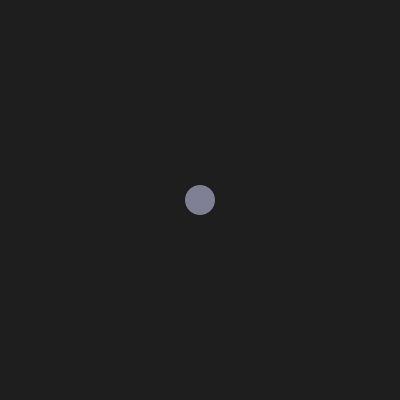
Frame 1 (no input)
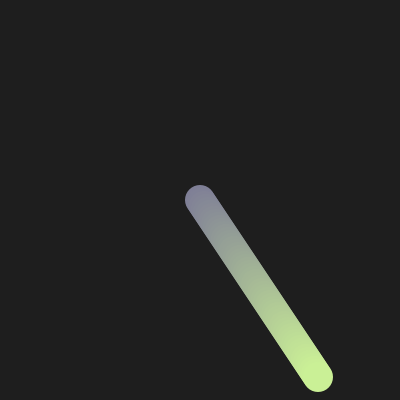
Frame 60 (the mouse pressed at the canvas centre just before this capture)
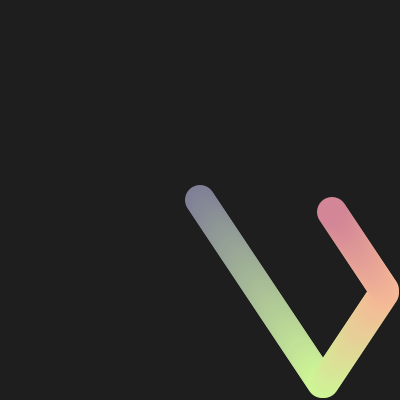
Frame 120 (the mouse held since frame 60 and released just before this capture)

The Processing sketch that drew these frames (run headless with seeded random() and noise(); from frame 60 on, the mouse is pressed at the canvas centre):

// Processing sketch: Week0HWConditionals
// ── Week0HWConditionals.pde
//create one ellipse
//make it bouce
//Create a very simple pattern that is still appealing
//make it "rainbow" by changing color

float x;
float y;

float dx;
float dy;


void setup() {
  size(400,400);
    background(30);
  noStroke();
  
  x = width/2;
  y = height/2;

  
  dx = 2;
  dy = 3;

}

void draw(){
  
  float r = map(x,0,width,0,255);
  float g = map(y,0,height,0,255);
  
  fill(r,g,150);
  ellipse(x,y,30,30);
  
    x+=dx;
    y+=dy;

    
    if(x> width - 15 || x < 15) {
      x -= dx;
      dx = -dx; 
    }
    
    if(y>height - 15 || y<15) {
      y -= dy;
      dy = -dy;
    } 

}
